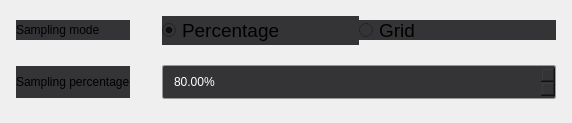
<?xml version="1.0" encoding="UTF-8"?>
<ui version="4.0">
 <class>PointsSamplingDialog</class>
 <widget class="QWidget" name="PointsSamplingDialog">
  <property name="windowTitle">
   <string>Points Sampling on mesh</string>
  </property>
  <layout class="QGridLayout" name="gridLayout">
   <property name="leftMargin">
    <number>16</number>
   </property>
   <property name="topMargin">
    <number>16</number>
   </property>
   <property name="rightMargin">
    <number>16</number>
   </property>
   <property name="bottomMargin">
    <number>24</number>
   </property>
   <property name="horizontalSpacing">
    <number>32</number>
   </property>
   <property name="verticalSpacing">
    <number>20</number>
   </property>
   <item row="0" column="0">
    <widget class="QLabel" name="label_2">
     <property name="minimumSize">
      <size>
       <width>0</width>
       <height>20</height>
      </size>
     </property>
     <property name="maximumSize">
      <size>
       <width>16777215</width>
       <height>20</height>
      </size>
     </property>
     <property name="styleSheet">
      <string notr="true">background-color: rgb(52, 51, 54);</string>
     </property>
     <property name="text">
      <string>Sampling mode</string>
     </property>
    </widget>
   </item>
   <item row="0" column="1">
    <layout class="QHBoxLayout" name="horizontalLayout">
     <property name="spacing">
      <number>0</number>
     </property>
     <item>
      <widget class="QRadioButton" name="pnRadioButton">
       <property name="sizePolicy">
        <sizepolicy hsizetype="Preferred" vsizetype="Preferred">
         <horstretch>0</horstretch>
         <verstretch>0</verstretch>
        </sizepolicy>
       </property>
       <property name="font">
        <font>
         <pointsize>14</pointsize>
        </font>
       </property>
       <property name="styleSheet">
        <string notr="true">background-color: rgb(52, 51, 54);</string>
       </property>
       <property name="text">
        <string>Percentage</string>
       </property>
       <property name="checked">
        <bool>true</bool>
       </property>
      </widget>
     </item>
     <item>
      <widget class="QRadioButton" name="dRadioButton">
       <property name="sizePolicy">
        <sizepolicy hsizetype="Preferred" vsizetype="Preferred">
         <horstretch>0</horstretch>
         <verstretch>0</verstretch>
        </sizepolicy>
       </property>
       <property name="minimumSize">
        <size>
         <width>0</width>
         <height>20</height>
        </size>
       </property>
       <property name="maximumSize">
        <size>
         <width>9999</width>
         <height>20</height>
        </size>
       </property>
       <property name="font">
        <font>
         <pointsize>14</pointsize>
        </font>
       </property>
       <property name="styleSheet">
        <string notr="true">background-color: rgb(52, 51, 54);</string>
       </property>
       <property name="text">
        <string>Grid</string>
       </property>
      </widget>
     </item>
    </layout>
   </item>
   <item row="1" column="0">
    <widget class="QLabel" name="label">
     <property name="minimumSize">
      <size>
       <width>0</width>
       <height>32</height>
      </size>
     </property>
     <property name="maximumSize">
      <size>
       <width>16777215</width>
       <height>32</height>
      </size>
     </property>
     <property name="styleSheet">
      <string notr="true">background-color: rgb(52, 51, 54);</string>
     </property>
     <property name="text">
      <string>Sampling percentage</string>
     </property>
    </widget>
   </item>
   <item row="1" column="1">
    <widget class="QDoubleSpinBox" name="pnSpinBox">
     <property name="minimumSize">
      <size>
       <width>394</width>
       <height>32</height>
      </size>
     </property>
     <property name="maximumSize">
      <size>
       <width>394</width>
       <height>32</height>
      </size>
     </property>
     <property name="styleSheet">
      <string notr="true">QDoubleSpinBox
{
	color: #ffffff;
	background-color: #343336;
	border:1px solid #989898;
	padding-left:9px;
	border-radius: 2px;
	min-height:32px;
	max-height:32px;
}
QDoubleSpinBox:disabled
{
	color: #999999;
	background-color: #3F3F3F;
}</string>
     </property>
     <property name="prefix">
      <string/>
     </property>
     <property name="suffix">
      <string>%</string>
     </property>
     <property name="minimum">
      <double>1.000000000000000</double>
     </property>
     <property name="maximum">
      <double>100.000000000000000</double>
     </property>
     <property name="value">
      <double>80.000000000000000</double>
     </property>
    </widget>
   </item>
  </layout>
 </widget>
 <resources/>
 <connections/>
</ui>
